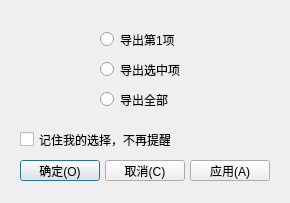
<?xml version="1.0" encoding="UTF-8"?>
<ui version="4.0">
 <class>export_setting_dialog</class>
 <widget class="QDialog" name="export_setting_dialog">
  <property name="geometry">
   <rect>
    <x>0</x>
    <y>0</y>
    <width>290</width>
    <height>203</height>
   </rect>
  </property>
  <property name="windowTitle">
   <string>Dialog</string>
  </property>
  <widget class="QRadioButton" name="exportSingle">
   <property name="geometry">
    <rect>
     <x>100</x>
     <y>30</y>
     <width>87</width>
     <height>19</height>
    </rect>
   </property>
   <property name="text">
    <string>导出第1项</string>
   </property>
  </widget>
  <widget class="QRadioButton" name="exportSelected">
   <property name="geometry">
    <rect>
     <x>100</x>
     <y>60</y>
     <width>87</width>
     <height>19</height>
    </rect>
   </property>
   <property name="text">
    <string>导出选中项</string>
   </property>
  </widget>
  <widget class="QRadioButton" name="exportAll">
   <property name="geometry">
    <rect>
     <x>100</x>
     <y>90</y>
     <width>87</width>
     <height>19</height>
    </rect>
   </property>
   <property name="text">
    <string>导出全部</string>
   </property>
  </widget>
  <widget class="QCheckBox" name="remember_cheBox2">
   <property name="geometry">
    <rect>
     <x>20</x>
     <y>130</y>
     <width>151</width>
     <height>19</height>
    </rect>
   </property>
   <property name="text">
    <string>记住我的选择，不再提醒</string>
   </property>
  </widget>
  <widget class="QPushButton" name="OkButton">
   <property name="geometry">
    <rect>
     <x>20</x>
     <y>160</y>
     <width>80</width>
     <height>21</height>
    </rect>
   </property>
   <property name="text">
    <string>确定(O)</string>
   </property>
  </widget>
  <widget class="QPushButton" name="CancelButton">
   <property name="geometry">
    <rect>
     <x>105</x>
     <y>160</y>
     <width>80</width>
     <height>21</height>
    </rect>
   </property>
   <property name="text">
    <string>取消(C)</string>
   </property>
  </widget>
  <widget class="QPushButton" name="ApplyButton">
   <property name="geometry">
    <rect>
     <x>190</x>
     <y>160</y>
     <width>80</width>
     <height>21</height>
    </rect>
   </property>
   <property name="text">
    <string>应用(A)</string>
   </property>
  </widget>
 </widget>
 <resources/>
 <connections/>
</ui>
